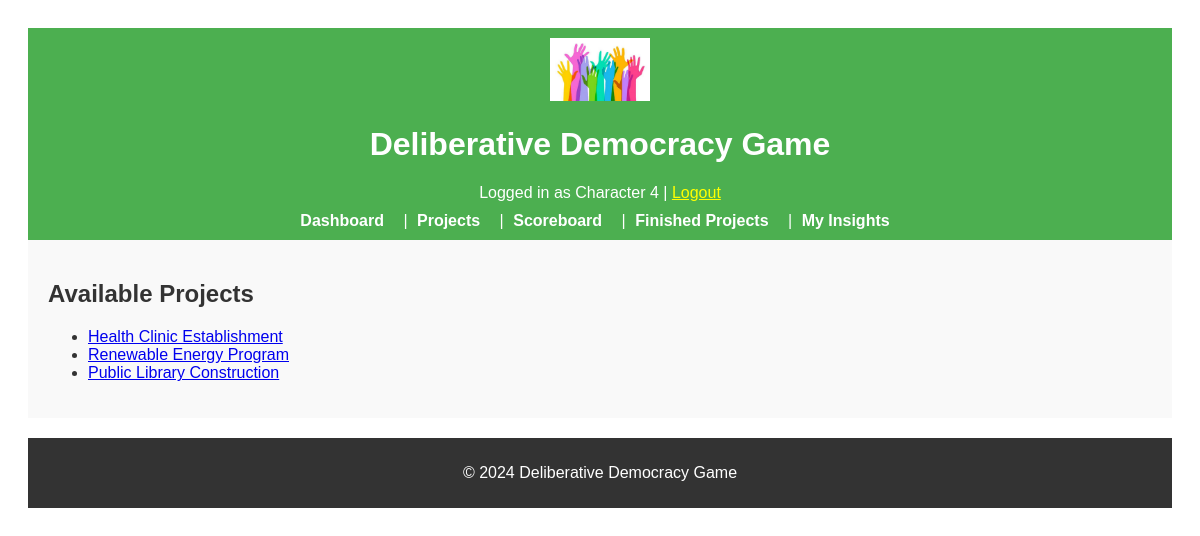
Page /projects (signed in) on the earlier database version.
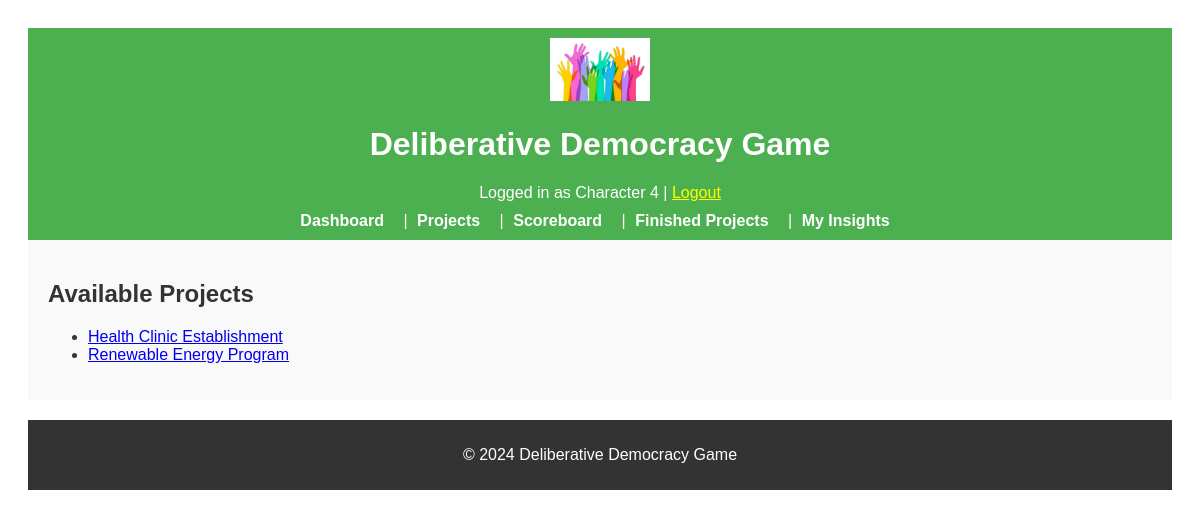
Same page on the later database version.
### app/models.py (models this page shows, shortened)
class Project(db.Model):
    __tablename__ = "projects"
    id = db.Column(db.Integer, primary_key=True)
    name = db.Column(db.String(128), nullable=False)
    description = db.Column(db.Text, nullable=True)
    outcomes = db.Column(db.Text, nullable=True)
    required_resources = db.Column(db.Text, nullable=True)
    is_completed = db.Column(db.Boolean, default=False)

### app/routes.py (the view)
@main.route("/projects")
@login_required
def project_list():
    projects = Project.query.filter_by(is_completed=False).all()
    return render_template("project_list.html", projects=projects)

### app/routes.py (called while the page is built)
@login_manager.user_loader
def load_user(user_id):
    return User.query.get(int(user_id))

### app/templates/project_list.html (shortened to what this page needs)
{% extends "base.html" %}
{% block content %}
<h2>Available Projects</h2>
<ul>
    {% for project in projects %}
    <li>
        <a href="{{ url_for('main.project_detail', project_id=project.id) }}">{{ project.name }}</a>
    </li>
    {% endfor %}
</ul>
{% endblock %}

Differences in the rows shown:
no longer on this page (row edited): Project: name "Public Library Construction"
